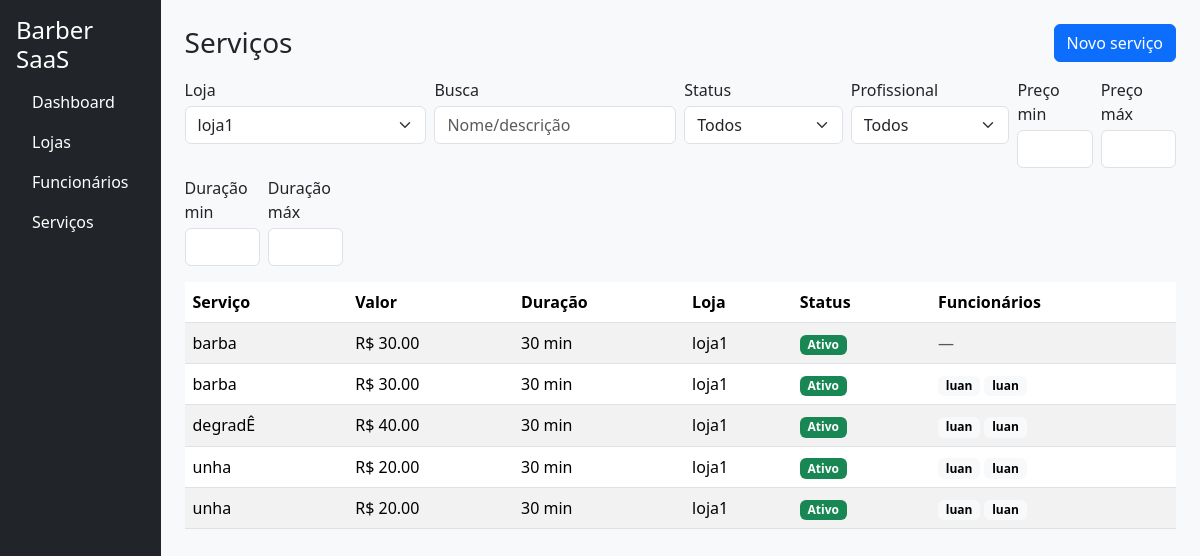
The page /cadastro/servicos/ (signed in) on the database as committed earlier.
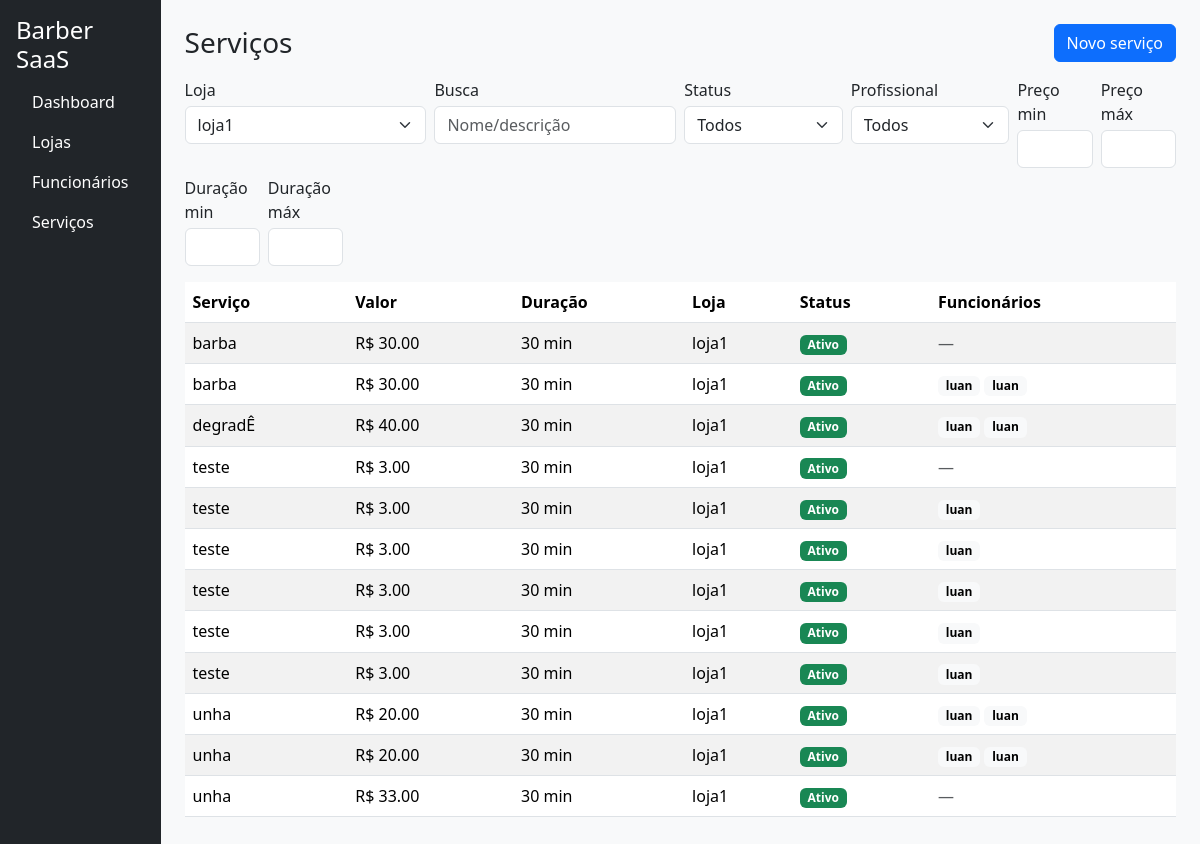
The same page on the database as committed later.
### apps/cadastro/models.py (models this page shows, shortened)
class Servico(models.Model):
    loja = models.ForeignKey(Loja, on_delete=models.CASCADE, related_name='servicos')
    nome = models.CharField(max_length=160)
    slug = models.SlugField(max_length=180, blank=True)
    descricao = models.TextField(blank=True)
    duracao_minutos = models.PositiveSmallIntegerField(validators=[MinValueValidator(1)], default=30)
    preco = models.DecimalField(max_digits=10, decimal_places=2, validators=[MinValueValidator(0)])
    profissionais = models.ManyToManyField('Funcionario', related_name='servicos', blank=True)
    ativo = models.BooleanField(default=True)
    criado_em = models.DateTimeField(auto_now_add=True)
    atualizado_em = models.DateTimeField(auto_now=True)
    class Meta:
        verbose_name = "Serviço"
        verbose_name_plural = "Serviços"
        ordering = ("nome",)
        unique_together = (("loja", "slug"),)

class Loja(models.Model):
    owner = models.ForeignKey(
        User,
        on_delete=models.CASCADE,
        related_name='lojas',
        limit_choices_to={'is_owner': True}
    )
    nome = models.CharField(max_length=120)
    slug = models.SlugField(max_length=140, unique=True, blank=True)
    telefone = models.CharField(max_length=20, blank=True)
    endereco = models.CharField(max_length=200, blank=True)
    ativa = models.BooleanField(default=True)
    criada_em = models.DateTimeField(auto_now_add=True)
    def __str__(self):
        return f"{self.nome} ({self.owner.email})"

class Funcionario(models.Model):
    class Cargo(models.TextChoices):
        BARBEIRO = 'barbeiro', 'Barbeiro'
        CABELEIREIRO = 'cabeleireiro', 'Cabeleireiro(a)'
        MANICURE = 'manicure', 'Manicure/Pedicure'
        ESTETICISTA = 'esteticista', 'Esteticista'
        SOMBRANCELHA = 'sobrancelha', 'Designer de Sobrancelha'
        RECEPCAO = 'recepcao', 'Recepção'
        OUTRO = 'outro', 'Outro'
    phone_regex = RegexValidator(
        r'^\+?\d{10,15}$',
        'Informe telefone no formato internacional, ex.: +5585...'
    )
    loja = models.ForeignKey('Loja', on_delete=models.CASCADE, related_name='funcionarios')
    nome = models.CharField(max_length=120)
    cargo = models.CharField(max_length=20, choices=Cargo.choices, default=Cargo.BARBEIRO)
    email = models.EmailField(blank=True, null=True)
    telefone = models.CharField(max_length=17, blank=True, null=True, validators=[phone_regex])
    slug = models.SlugField(max_length=160, blank=True)
    ativo = models.BooleanField(default=True)
    criado_em = models.DateTimeField(auto_now_add=True)
    atualizado_em = models.DateTimeField(auto_now=True)
    def __str__(self):
        return f'{self.nome} – {self.loja.nome}'
    class Meta:
        verbose_name = 'Funcionário'
        verbose_name_plural = 'Funcionários'
        unique_together = (('loja', 'slug'),)
        ordering = ('nome',)

### apps/cadastro/views.py (the view, shortened to what this page needs)
# urls.py: path('servicos/', views.servicos, name='servicos'),
@login_required
def servicos(request):
    if not getattr(request.user, 'is_owner', False):
        return redirect('accounts:owner_login')
    lojas_qs = request.user.lojas.order_by('nome')
    loja_id = (request.GET.get('loja_filtro') or request.POST.get('loja_filtro') or
               request.GET.get('loja') or request.POST.get('loja'))
    loja = None
    if loja_id:
        try:
            loja = lojas_qs.filter(id=int(loja_id)).first()
        except (TypeError, ValueError):
            loja = None
    loja = loja or lojas_qs.first()
    if not loja:
        ctx = {'lojas': lojas_qs, 'loja': None, 'form': None, 'servicos': [], 'filtros': {}, 'profissionais': []}
        tpl = 'cadastro/partials/servicos.html' if (request.headers.get('HX-Request') and request.headers.get('HX-Target') != 'content') else 'cadastro/servicos.html'
        return render(request, tpl, ctx)
    filtros = _parse_filtros(request)
    form = ServicoForm(lojas=lojas_qs, initial={'loja': loja})
    qs = _aplica_filtros(loja.servicos.select_related('loja').prefetch_related('profissionais').order_by('nome'), filtros)
    ctx = {
        'lojas': lojas_qs,
        'loja': loja,
        'form': form,
        'servicos': qs,
        'filtros': filtros,
        'profissionais': loja.funcionarios.filter(ativo=True).order_by('nome'),
    }
    if request.headers.get('HX-Request') and request.headers.get('HX-Target') != 'content':
        return render(request, 'cadastro/partials/servicos.html', ctx)
    return render(request, 'cadastro/servicos.html', ctx)

### apps/accounts/models.py (called while the page is built)
    def is_active(self) -> bool:
        return timezone.now() <= self.end_date

### apps/cadastro/views.py (called while the page is built)
def _parse_filtros(request):
    data = request.GET if request.method == 'GET' else request.POST
    return {
        'q': (data.get('q') or '').strip() or None,
        'status': (data.get('status') or '').strip() or None,
        'prof': (data.get('prof') or '').strip() or None,
        'preco_min': (data.get('preco_min') or '').strip() or None,
        'preco_max': (data.get('preco_max') or '').strip() or None,
        'dur_min': (data.get('dur_min') or '').strip() or None,
        'dur_max': (data.get('dur_max') or '').strip() or None,
    }

### apps/cadastro/templates/cadastro/servicos.html (shortened to what the changed rows need)
{% extends 'accounts/base.html' %}
{% block content %}
<div class="table-responsive">
  <table class="table table-striped align-middle">
    <thead>
      <tr>
        <th>Serviço</th>
        <th>Valor</th>
        <th>Duração</th>
        <th>Loja</th>
        <th>Status</th>
        <th>Funcionários</th>
      </tr>
    </thead>
    {% include 'cadastro/partials/servicos.html' %}
  </table>
</div>
{% endblock %}

### apps/cadastro/templates/cadastro/partials/servicos.html
<tbody id="servicos-tbody">
  {% for s in servicos %}
  <tr>
    <td>{{ s.nome }}</td>
    <td>R$ {{ s.preco }}</td>
    <td>{{ s.duracao_minutos }} min</td>
    <td>{{ s.loja.nome }}</td>
    <td>
      {% if s.ativo %}
        <span class="badge bg-success">Ativo</span>
      {% else %}
        <span class="badge bg-secondary">Inativo</span>
      {% endif %}
    </td>
    <td>
      {% with profs=s.profissionais.all %}
        {% if profs %}
          {% for p in profs %}
            <span class="badge text-bg-light">{{ p.nome }}</span>
          {% endfor %}
        {% else %}
          <span class="text-muted">—</span>
        {% endif %}
      {% endwith %}
    </td>
  </tr>
  {% empty %}
  <tr><td colspan="6" class="text-muted">Nenhum serviço encontrado.</td></tr>
  {% endfor %}
</tbody>

Rows that differ between the two databases and show on the page:
added Servico: nome "teste", preco "3.00", duracao_minutos "30", loja.nome "loja1", ativo "Ativo"
added Servico: nome "teste", preco "3.00", duracao_minutos "30", loja.nome "loja1", ativo "Ativo", Funcionario (nome "luan")
added Servico: nome "teste", preco "3.00", duracao_minutos "30", loja.nome "loja1", ativo "Ativo", Funcionario (nome "luan")
added Servico: nome "teste", preco "3.00", duracao_minutos "30", loja.nome "loja1", ativo "Ativo", Funcionario (nome "luan")
added Servico: nome "teste", preco "3.00", duracao_minutos "30", loja.nome "loja1", ativo "Ativo", Funcionario (nome "luan")
added Servico: nome "teste", preco "3.00", duracao_minutos "30", loja.nome "loja1", ativo "Ativo", Funcionario (nome "luan")
added Servico: nome "unha", preco "33.00", duracao_minutos "30", loja.nome "loja1", ativo "Ativo"
